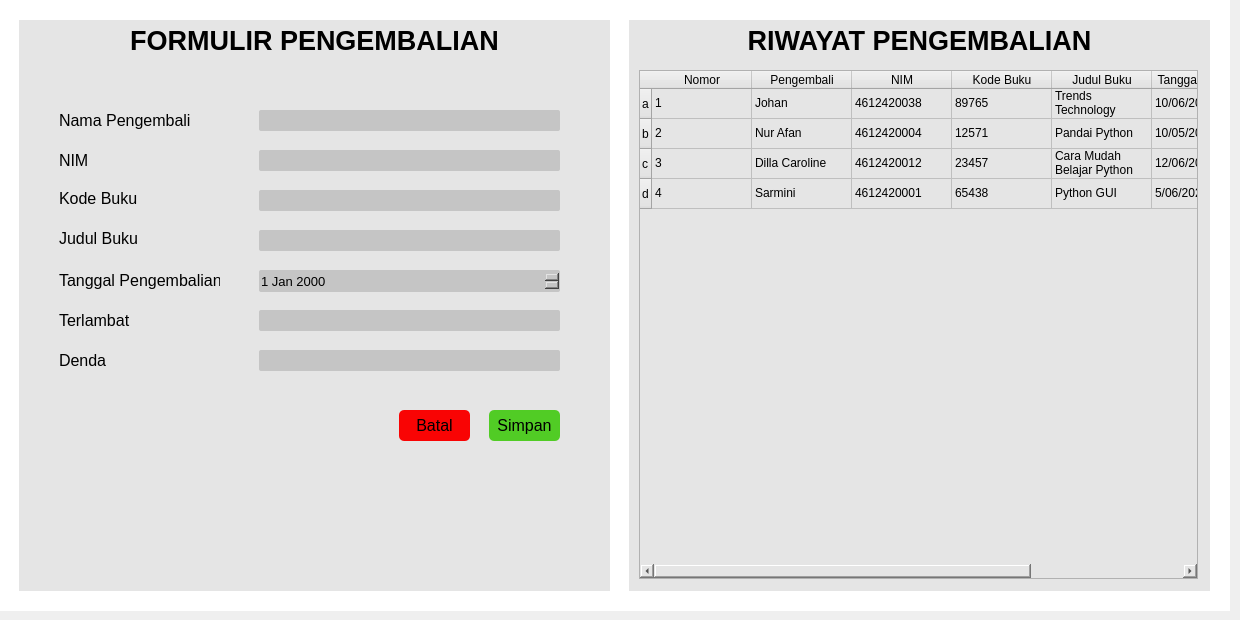
    <widget class="QWidget" name="page_3">
     <widget class="QWidget" name="widget_kembali" native="true">
      <property name="geometry">
       <rect>
        <x>-1</x>
        <y>0</y>
        <width>1231</width>
        <height>611</height>
       </rect>
      </property>
      <property name="styleSheet">
       <string notr="true">background-color: rgb(255, 255, 255);</string>
      </property>
      <widget class="QWidget" name="widget_12" native="true">
       <property name="geometry">
        <rect>
         <x>20</x>
         <y>20</y>
         <width>591</width>
         <height>571</height>
        </rect>
       </property>
       <property name="styleSheet">
        <string notr="true">background-color: rgb(229, 229, 229);
</string>
       </property>
       <widget class="QLabel" name="label_12">
        <property name="geometry">
         <rect>
          <x>100</x>
          <y>0</y>
          <width>391</width>
          <height>41</height>
         </rect>
        </property>
        <property name="font">
         <font>
          <pointsize>20</pointsize>
          <bold>true</bold>
          <underline>false</underline>
         </font>
        </property>
        <property name="text">
         <string>FORMULIR PENGEMBALIAN</string>
        </property>
        <property name="alignment">
         <set>Qt::AlignCenter</set>
        </property>
       </widget>
       <widget class="QLineEdit" name="lineEdit_pengembali">
        <property name="geometry">
         <rect>
          <x>240</x>
          <y>90</y>
          <width>301</width>
          <height>21</height>
         </rect>
        </property>
        <property name="font">
         <font>
          <pointsize>10</pointsize>
         </font>
        </property>
        <property name="styleSheet">
         <string notr="true">border-radius:2px;
background-color:rgba(197, 197, 197, 1);</string>
        </property>
       </widget>
       <widget class="QLabel" name="label_13">
        <property name="geometry">
         <rect>
          <x>40</x>
          <y>90</y>
          <width>131</width>
          <height>21</height>
         </rect>
        </property>
        <property name="font">
         <font>
          <pointsize>12</pointsize>
         </font>
        </property>
        <property name="text">
         <string>Nama Pengembali </string>
        </property>
       </widget>
       <widget class="QLabel" name="label_14">
        <property name="geometry">
         <rect>
          <x>40</x>
          <y>170</y>
          <width>81</width>
          <height>16</height>
         </rect>
        </property>
        <property name="font">
         <font>
          <pointsize>12</pointsize>
         </font>
        </property>
        <property name="text">
         <string>Kode Buku</string>
        </property>
       </widget>
       <widget class="QLabel" name="label_15">
        <property name="geometry">
         <rect>
          <x>40</x>
          <y>210</y>
          <width>81</width>
          <height>16</height>
         </rect>
        </property>
        <property name="font">
         <font>
          <pointsize>12</pointsize>
         </font>
        </property>
        <property name="text">
         <string>Judul Buku</string>
        </property>
       </widget>
       <widget class="QLabel" name="label_16">
        <property name="geometry">
         <rect>
          <x>40</x>
          <y>250</y>
          <width>161</width>
          <height>21</height>
         </rect>
        </property>
        <property name="font">
         <font>
          <pointsize>12</pointsize>
         </font>
        </property>
        <property name="text">
         <string>Tanggal Pengembalian</string>
        </property>
       </widget>
       <widget class="QLabel" name="label_17">
        <property name="geometry">
         <rect>
          <x>40</x>
          <y>290</y>
          <width>101</width>
          <height>21</height>
         </rect>
        </property>
        <property name="font">
         <font>
          <pointsize>12</pointsize>
         </font>
        </property>
        <property name="text">
         <string>Terlambat</string>
        </property>
       </widget>
       <widget class="QLineEdit" name="lineEdit_kbuku_p3">
        <property name="geometry">
         <rect>
          <x>240</x>
          <y>170</y>
          <width>301</width>
          <height>21</height>
         </rect>
        </property>
        <property name="font">
         <font>
          <pointsize>10</pointsize>
         </font>
        </property>
        <property name="styleSheet">
         <string notr="true">border-radius:2px;
background-color:rgba(197, 197, 197, 1);</string>
        </property>
       </widget>
       <widget class="QLineEdit" name="lineEdit_jbuku_p3">
        <property name="geometry">
         <rect>
          <x>240</x>
          <y>210</y>
          <width>301</width>
          <height>21</height>
         </rect>
        </property>
        <property name="font">
         <font>
          <pointsize>10</pointsize>
         </font>
        </property>
        <property name="styleSheet">
         <string notr="true">border-radius:2px;
background-color:rgba(197, 197, 197, 1);</string>
        </property>
       </widget>
       <widget class="QDateEdit" name="tgl_kembali_p3">
        <property name="geometry">
         <rect>
          <x>240</x>
          <y>250</y>
          <width>301</width>
          <height>22</height>
         </rect>
        </property>
        <property name="font">
         <font>
          <pointsize>10</pointsize>
         </font>
        </property>
        <property name="styleSheet">
         <string notr="true">border-radius:2px;
background-color:rgba(197, 197, 197, 1);</string>
        </property>
       </widget>
       <widget class="QPushButton" name="simpan_p3">
        <property name="geometry">
         <rect>
          <x>470</x>
          <y>390</y>
          <width>71</width>
          <height>31</height>
         </rect>
        </property>
        <property name="font">
         <font>
          <pointsize>12</pointsize>
         </font>
        </property>
        <property name="styleSheet">
         <string notr="true">QPushButton {
	border-radius:5px;
	background-color:rgba(81, 204, 37, 1);
	border: 0px solid;
}
QPushButton:hover {
	background-color: rgb(0, 255, 0);
}</string>
        </property>
        <property name="text">
         <string>Simpan</string>
        </property>
       </widget>
       <widget class="QPushButton" name="batal_p3">
        <property name="geometry">
         <rect>
          <x>380</x>
          <y>390</y>
          <width>71</width>
          <height>31</height>
         </rect>
        </property>
        <property name="font">
         <font>
          <pointsize>12</pointsize>
         </font>
        </property>
        <property name="styleSheet">
         <string notr="true">QPushButton {
	background-color:rgba(249, 4, 4, 1);
	border-radius:5px;;
	border: 0px solid;
}
QPushButton:hover {
	background-color: rgb(170, 0, 0);
}</string>
        </property>
        <property name="text">
         <string>Batal</string>
        </property>
       </widget>
       <widget class="QWidget" name="widget_14" native="true">
        <property name="geometry">
         <rect>
          <x>610</x>
          <y>0</y>
          <width>521</width>
          <height>571</height>
         </rect>
        </property>
       </widget>
       <widget class="QLabel" name="label_19">
        <property name="geometry">
         <rect>
          <x>40</x>
          <y>130</y>
          <width>41</width>
          <height>21</height>
         </rect>
        </property>
        <property name="font">
         <font>
          <pointsize>12</pointsize>
         </font>
        </property>
        <property name="text">
         <string>NIM</string>
        </property>
       </widget>
       <widget class="QLineEdit" name="lineEdit_nim_p3">
        <property name="geometry">
         <rect>
          <x>240</x>
          <y>130</y>
          <width>301</width>
          <height>21</height>
         </rect>
        </property>
        <property name="font">
         <font>
          <pointsize>10</pointsize>
         </font>
        </property>
        <property name="styleSheet">
         <string notr="true">border-radius:2px;
background-color:rgba(197, 197, 197, 1);</string>
        </property>
       </widget>
       <widget class="QLabel" name="label_20">
        <property name="geometry">
         <rect>
          <x>40</x>
          <y>330</y>
          <width>71</width>
          <height>21</height>
         </rect>
        </property>
        <property name="font">
         <font>
          <pointsize>12</pointsize>
         </font>
        </property>
        <property name="text">
         <string>Denda</string>
        </property>
       </widget>
       <widget class="QLineEdit" name="lineEdit_terlambat">
        <property name="geometry">
         <rect>
          <x>240</x>
          <y>290</y>
          <width>301</width>
          <height>21</height>
         </rect>
        </property>
        <property name="font">
         <font>
          <pointsize>10</pointsize>
         </font>
        </property>
        <property name="styleSheet">
         <string notr="true">border-radius:2px;
background-color:rgba(197, 197, 197, 1);</string>
        </property>
       </widget>
       <widget class="QLineEdit" name="lineEdit_denda">
        <property name="geometry">
         <rect>
          <x>240</x>
          <y>330</y>
          <width>301</width>
          <height>21</height>
         </rect>
        </property>
        <property name="font">
         <font>
          <pointsize>10</pointsize>
         </font>
        </property>
        <property name="styleSheet">
         <string notr="true">border-radius:2px;
background-color:rgba(197, 197, 197, 1);</string>
        </property>
       </widget>
      </widget>
      <widget class="QWidget" name="widget_15" native="true">
       <property name="geometry">
        <rect>
         <x>630</x>
         <y>20</y>
         <width>581</width>
         <height>571</height>
        </rect>
       </property>
       <property name="styleSheet">
        <string notr="true">background-color: rgb(229, 229, 229);</string>
       </property>
       <widget class="QLabel" name="label_18">
        <property name="geometry">
         <rect>
          <x>100</x>
          <y>0</y>
          <width>381</width>
          <height>41</height>
         </rect>
        </property>
        <property name="font">
         <font>
          <pointsize>20</pointsize>
          <bold>true</bold>
          <underline>false</underline>
         </font>
        </property>
        <property name="text">
         <string>RIWAYAT PENGEMBALIAN</string>
        </property>
        <property name="alignment">
         <set>Qt::AlignCenter</set>
        </property>
       </widget>
       <widget class="QTableWidget" name="tableWidget_2">
        <property name="geometry">
         <rect>
          <x>10</x>
          <y>50</y>
          <width>559</width>
          <height>509</height>
         </rect>
        </property>
        <row>
         <property name="text">
          <string>a</string>
         </property>
        </row>
        <row>
         <property name="text">
          <string>b</string>
         </property>
        </row>
        <row>
         <property name="text">
          <string>c</string>
         </property>
        </row>
        <row>
         <property name="text">
          <string>d</string>
         </property>
        </row>
        <column>
         <property name="text">
          <string>Nomor</string>
         </property>
        </column>
        <column>
         <property name="text">
          <string>Pengembali</string>
         </property>
        </column>
        <column>
         <property name="text">
          <string>NIM</string>
         </property>
        </column>
        <column>
         <property name="text">
          <string>Kode Buku</string>
         </property>
        </column>
        <column>
         <property name="text">
          <string>Judul Buku</string>
         </property>
        </column>
        <column>
         <property name="text">
          <string>Tanggal Kembali</string>
         </property>
        </column>
        <column>
         <property name="text">
          <string>Denda</string>
         </property>
        </column>
        <item row="0" column="0">
         <property name="text">
          <string>1</string>
         </property>
        </item>
        <item row="0" column="1">
         <property name="text">
          <string>Johan</string>
         </property>
        </item>
        <item row="0" column="2">
         <property name="text">
          <string>4612420038</string>
         </property>
        </item>
        <item row="0" column="3">
         <property name="text">
          <string>89765</string>
         </property>
        </item>
        <item row="0" column="4">
         <property name="text">
          <string>Trends Technology</string>
         </property>
        </item>
        <item row="0" column="5">
         <property name="text">
          <string>10/06/2021</string>
         </property>
        </item>
        <item row="0" column="6">
         <property name="text">
          <string>10000</string>
         </property>
        </item>
        <item row="1" column="0">
         <property name="text">
          <string>2</string>
         </property>
        </item>
        <item row="1" column="1">
         <property name="text">
          <string>Nur Afan </string>
         </property>
        </item>
        <item row="1" column="2">
         <property name="text">
          <string>4612420004</string>
         </property>
        </item>
        <item row="1" column="3">
         <property name="text">
          <string>12571</string>
         </property>
        </item>
        <item row="1" column="4">
         <property name="text">
          <string>Pandai Python</string>
         </property>
        </item>
        <item row="1" column="5">
         <property name="text">
          <string>10/05/2021</string>
         </property>
        </item>
        <item row="1" column="6">
         <property name="text">
          <string>25000</string>
         </property>
        </item>
        <item row="2" column="0">
         <property name="text">
          <string>3</string>
         </property>
        </item>
        <item row="2" column="1">
         <property name="text">
          <string>Dilla Caroline</string>
         </property>
        </item>
        <item row="2" column="2">
         <property name="text">
          <string>4612420012</string>
         </property>
        </item>
        <item row="2" column="3">
         <property name="text">
          <string>23457</string>
         </property>
        </item>
        <item row="2" column="4">
         <property name="text">
          <string>Cara Mudah Belajar Python</string>
         </property>
        </item>
        <item row="2" column="5">
         <property name="text">
          <string>12/06/2021</string>
         </property>
        </item>
        <item row="2" column="6">
         <property name="text">
          <string>5000</string>
         </property>
        </item>
        <item row="3" column="0">
         <property name="text">
          <string>4</string>
         </property>
        </item>
        <item row="3" column="1">
         <property name="text">
          <string>Sarmini</string>
         </property>
        </item>
        <item row="3" column="2">
         <property name="text">
          <string>4612420001</string>
         </property>
        </item>
        <item row="3" column="3">
         <property name="text">
          <string>65438</string>
         </property>
        </item>
        <item row="3" column="4">
         <property name="text">
          <string>Python GUI</string>
         </property>
        </item>
        <item row="3" column="5">
         <property name="text">
          <string>5/06/2021</string>
         </property>
        </item>
        <item row="3" column="6">
         <property name="text">
          <string>12000</string>
         </property>
        </item>
       </widget>
      </widget>
     </widget>
    </widget>
